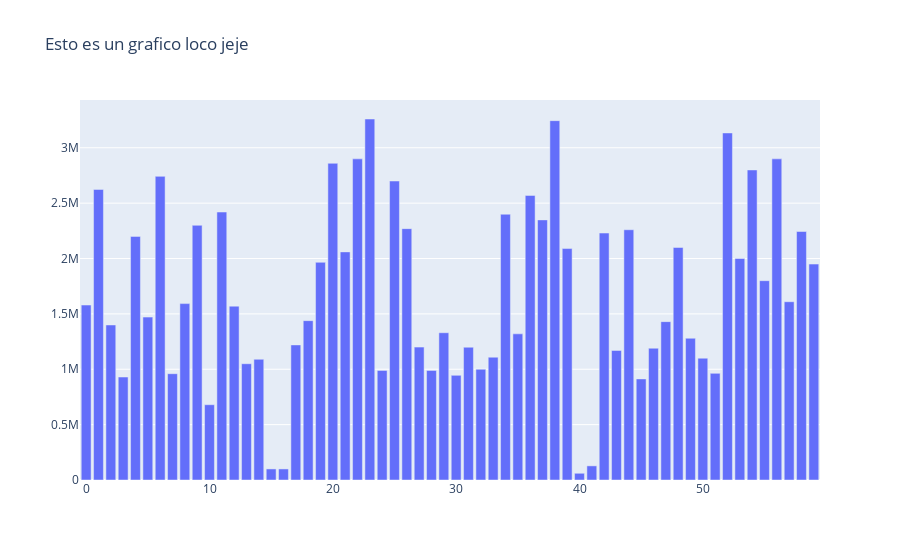

The code cell stored with this chart in its notebook:
### Code cell
import plotly.graph_objects as go

pri=list()
tit=list()

all_prices = soup.find_all('span', attrs = {'class':'price-main-md'}) #this tag contains all prices

i=0

for tag,tag1 in zip(all_body, all_prices):    #this tag contains all titles
    tit.append(tag.get_text())
    pri.append(tag1.get_text().replace(".","").replace("$",""))
    pri[i] = int(pri[i])
    i+=1


fig = go.Figure(
    
    data= [go.Bar(y=pri)],
            
    
    layout_title_text="Esto es un grafico loco jeje"
)

fig.show()

### Figure 1 — Plotly figure (JSON) as saved in the notebook; plotly's stock layout.template omitted (floating-point values rounded to 4 significant figures)
{"data": [{"type": "bar", "y": [1579900, 2623900, 1399900, 929900, 2199900, 1470900, 2741900, 959900, 1592900, 2299900, 679900, 2419900, 1569900, 1049900, 1090000, 99900, 99900, 1219900, 1439000, 1965900, 2859900, 2059900, 2899900, 3259900, 989900, 2699900, 2269900, 1199900, 989900, 1329900, 945000, 1199000, 999900, 1108900, 2400000, 1319900, 2569900, 2348900, 3244900, 2090000, 60776, 127630, 2229900, 1169900, 2259900, 912900, 1189900, 1429999, 2099900, 1279900, 1099900, 962900, 3133900, 1999900, 2799900, 1799900, 2900000, 1609900, 2243900, 1949900]}], "layout": {"autosize": true, "title": {"text": "Esto es un grafico loco jeje"}, "xaxis": {"autorange": true, "range": [-0.5, 59.5]}, "yaxis": {"autorange": true, "range": [0, 3431000.0], "type": "linear"}}}
